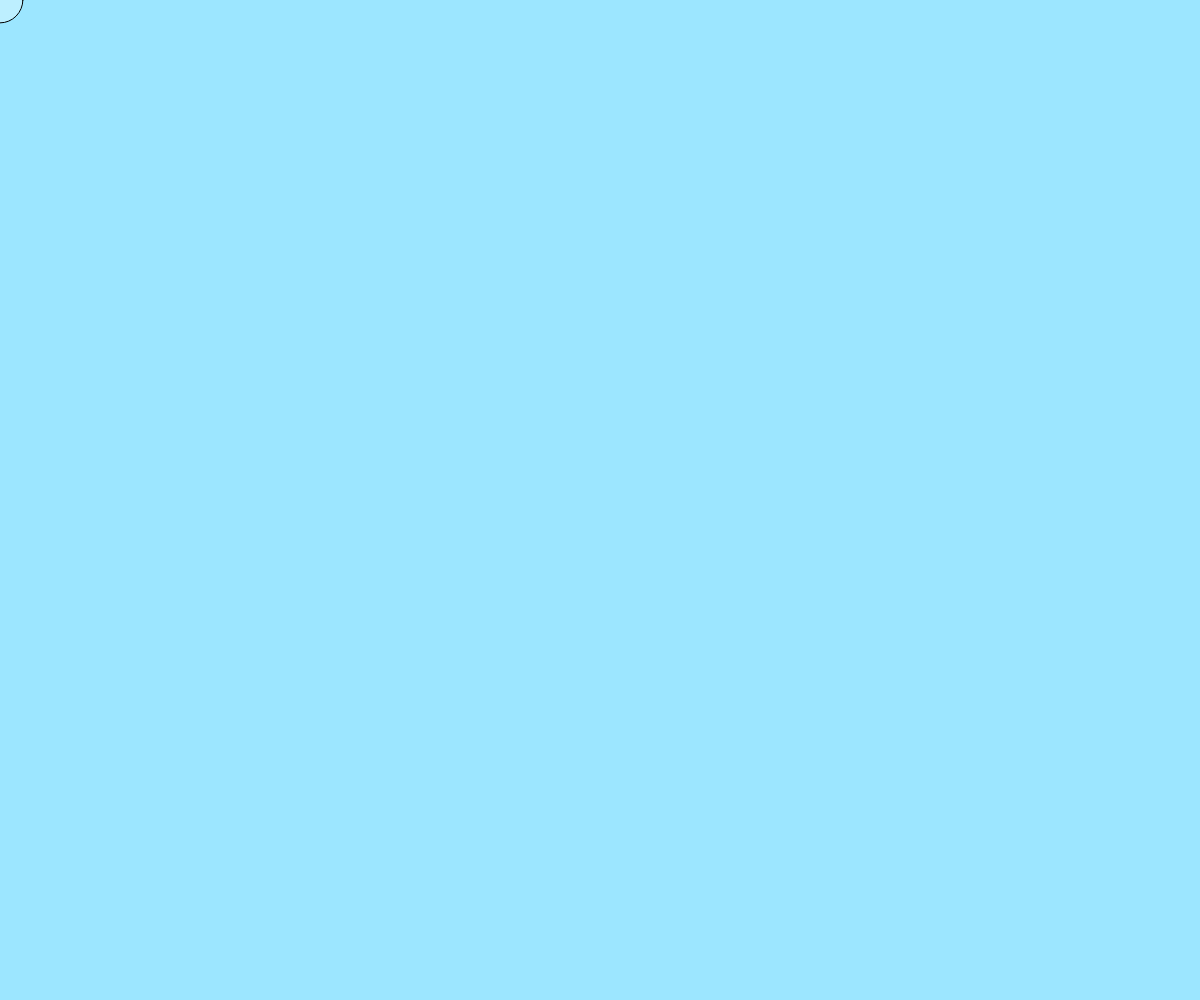
Frame 1 (no input)
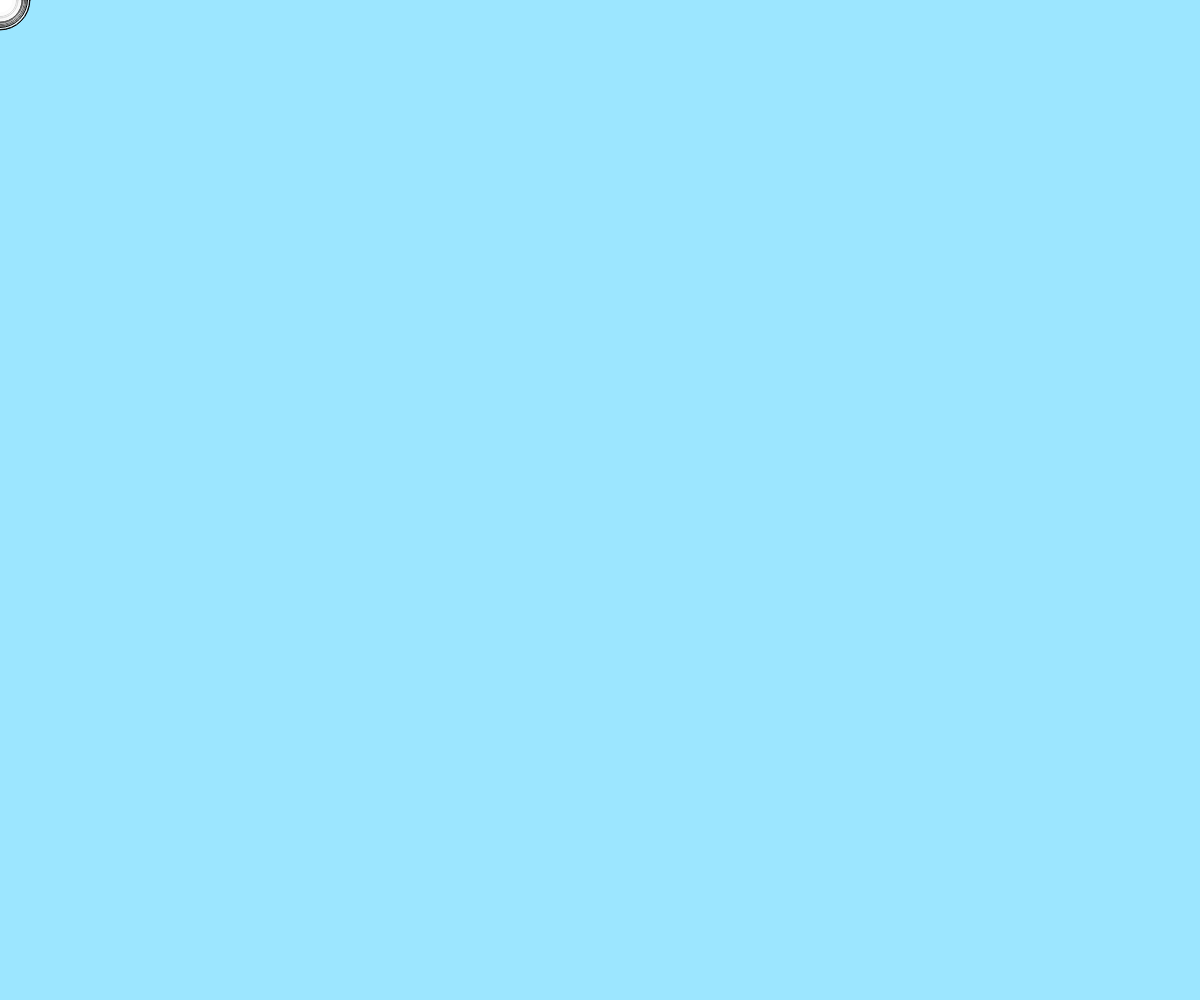
Frame 60 (no input)
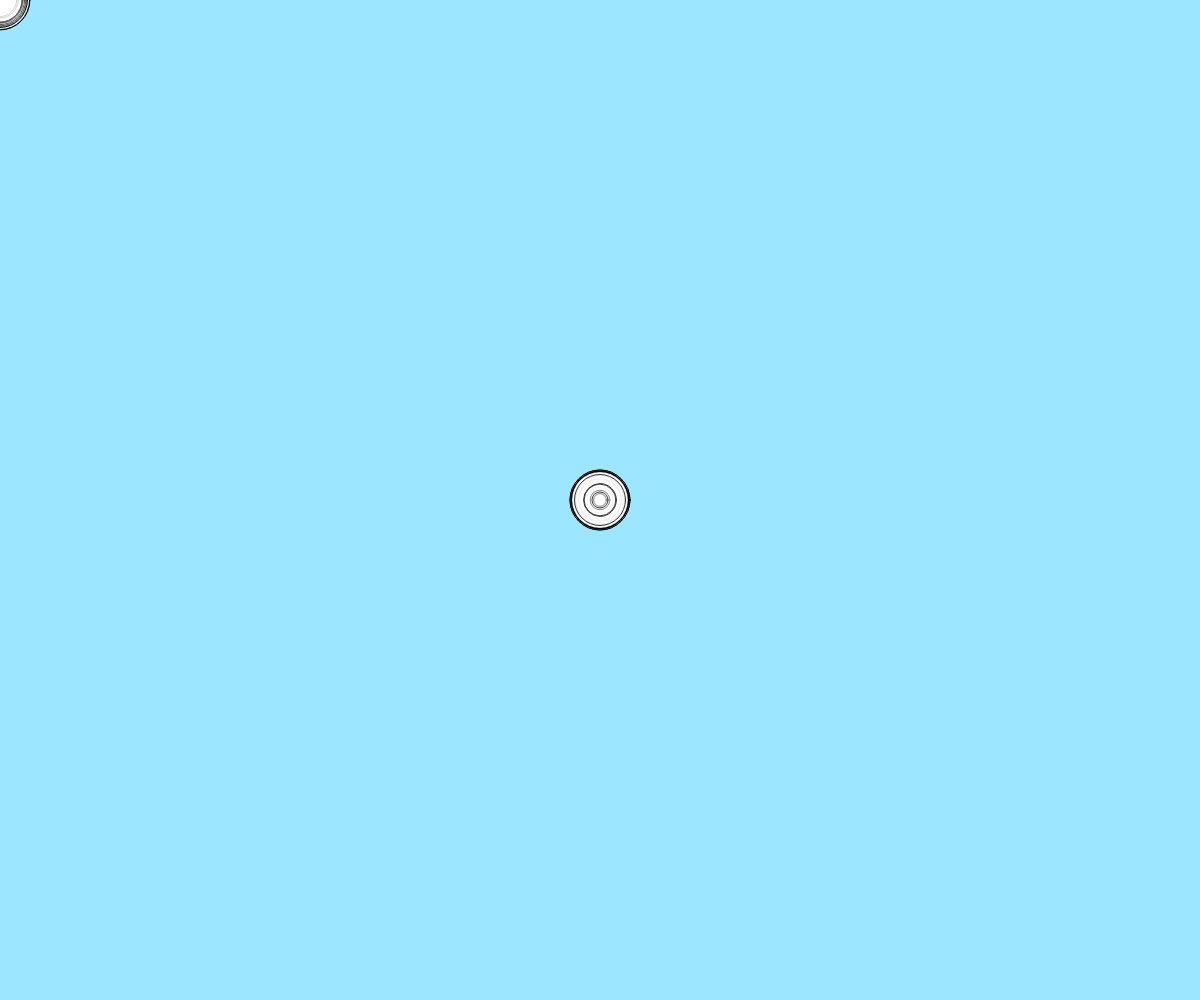
Frame 120 (the mouse pressed at the canvas centre since frame 60)

The p5.js sketch that drew these frames (run headless with seeded random() and noise() and a simulated clock; from frame 60 on, the mouse is pressed at the canvas centre):

// p5.js sketch
// ── sketch.js
function setup() {
  createCanvas(windowWidth, windowHeight);
  background(156,230,255);  
  
}
function draw() {
  d = random(10,60);
  fill(255,random(55,200))

ellipse(mouseX,mouseY,d,d);
}
